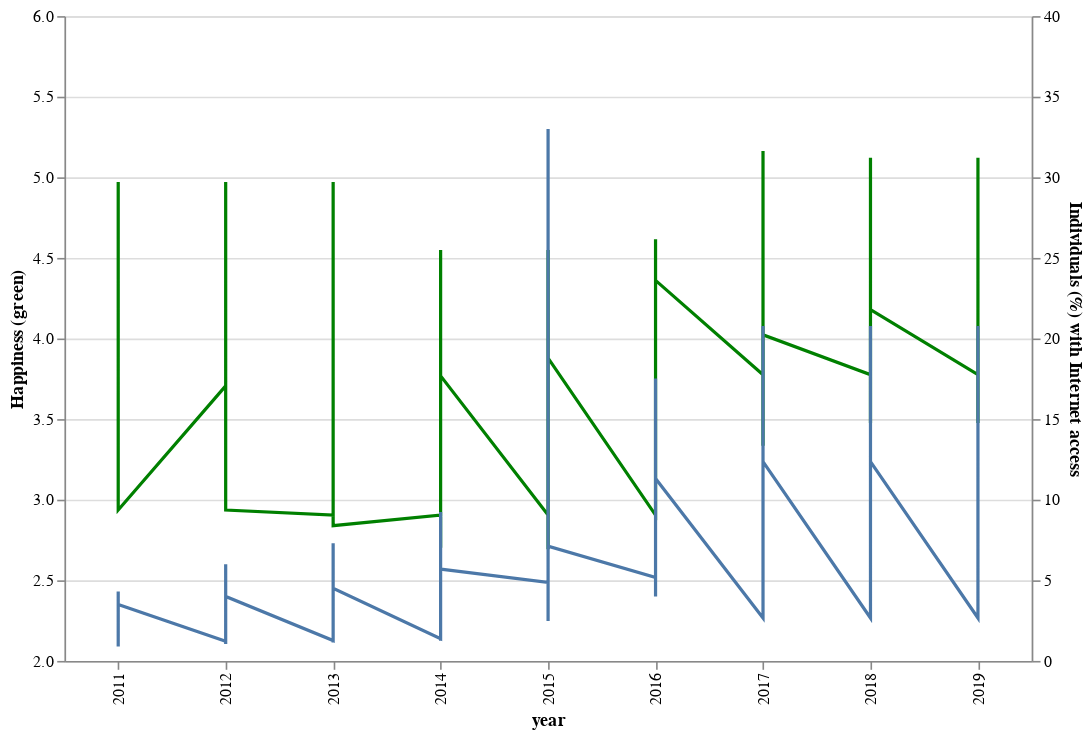

Notebook cell for this chart:
### Code cell
# dropdown filter
countries = bottom10GDP["Country name"].unique()
country_dropdown = alt.binding_select(options=countries)
country_select = alt.selection_single(
    fields=["Country name"],
    bind=country_dropdown,
    name="Country",
)

# Create scatter plot
chart_hap = (
    alt.Chart(bottom10GDP)
    .mark_line(color="green")
    .encode(x="year:O",
            y=alt.Y("Life Ladder",scale=alt.Scale(domain=[2, 6]), title="Happiness (green)")
    )
)

chart_gdp = (
    alt.Chart(bottom10GDP)
    .mark_line()
    .encode(x="year:O",
            y=alt.Y("Individuals (%) with Internet access",scale=alt.Scale(domain=[0, 40]))
    )
)

chart = chart_hap+chart_gdp
chart = chart.add_selection(country_select).transform_filter(country_select)
chart = chart.properties(width=600, height=400).resolve_scale(y = 'independent')
chart

### Figure 1 — Vega-Lite specification as saved in the notebook (floating-point values rounded to 4 significant figures)
{"config": {"view": {"continuousWidth": 400, "continuousHeight": 300}}, "layer": [{"mark": {"type": "line", "color": "green"}, "encoding": {"x": {"type": "ordinal", "field": "year"}, "y": {"type": "quantitative", "field": "Life Ladder", "scale": {"domain": [2, 6]}, "title": "Happiness (green)"}}, "selection": {"Country": {"type": "single", "fields": ["Country name"], "bind": {"input": "select", "options": ["Burundi", "Central African Republic", "Chad", "Congo, Dem. Rep.", "Liberia", "Madagascar", "Malawi", "Mozambique", "Niger", "Togo"]}}}}, {"mark": "line", "encoding": {"x": {"type": "ordinal", "field": "year"}, "y": {"type": "quantitative", "field": "Individuals (%) with Internet access", "scale": {"domain": [0, 40]}}}}], "data": {"name": "data-2d4f042f9381ceb6350c6b97804787f5"}, "height": 400, "resolve": {"scale": {"y": "independent"}}, "transform": [{"filter": {"selection": "Country"}}], "width": 600, "$schema": "https://vega.github.io/schema/vega-lite/v4.8.1.json", "datasets": {"data-2d4f042f9381ceb6350c6b97804787f5": [{"Country name": "Burundi", "year": 2011, "Life Ladder": 3.706, "Log GDP per capita": 6.748, "Social support": 0.4222, "Healthy life expectancy at birth": 50.68, "Freedom to make life choices": 0.4899, "Generosity": -0.06243, "Perceptions of corruption": 0.6771, "Positive affect": 0.6889, "Negative affect": 0.1903, "Individuals (%) with Internet access": 1.11}, {"Country name": "Burundi", "year": 2012, "Life Ladder": 3.706, "Log GDP per capita": 6.748, "Social support": 0.4222, "Healthy life expectancy at birth": 50.68, "Freedom to make life choices": 0.4899, "Generosity": -0.06243, "Perceptions of corruption": 0.6771, "Positive affect": 0.6889, "Negative affect": 0.1903, "Individuals (%) with Internet access": 1.22}, {"Country name": "Burundi", "year": 2013, "Life Ladder": 2.905, "Log GDP per capita": 6.787, "Social support": 0.5647, "Healthy life expectancy at birth": 51.82, "Freedom to make life choices": 0.4314, "Generosity": -0.0588, "Perceptions of corruption": 0.8076, "Positive affect": 0.6557, "Negative affect": 0.2511, "Individuals (%) with Internet access": 1.264}, {"Country name": "Burundi", "year": 2014, "Life Ladder": 2.905, "Log GDP per capita": 6.787, "Social support": 0.5647, "Healthy life expectancy at birth": 51.82, "Freedom to make life choices": 0.4314, "Generosity": -0.0588, "Perceptions of corruption": 0.8076, "Positive affect": 0.6557, "Negative affect": 0.2511, "Individuals (%) with Internet access": 1.38}, {"Country name": "Burundi", "year": 2015, "Life Ladder": 2.905, "Log GDP per capita": 6.787, "Social support": 0.5647, "Healthy life expectancy at birth": 51.82, "Freedom to make life choices": 0.4314, "Generosity": -0.0588, "Perceptions of corruption": 0.8076, "Positive affect": 0.6557, "Negative affect": 0.2511, "Individuals (%) with Internet access": 4.866}, {"Country name": "Burundi", "year": 2016, "Life Ladder": 2.905, "Log GDP per capita": 6.787, "Social support": 0.5647, "Healthy life expectancy at birth": 51.82, "Freedom to make life choices": 0.4314, "Generosity": -0.0588, "Perceptions of corruption": 0.8076, "Positive affect": 0.6557, "Negative affect": 0.2511, "Individuals (%) with Internet access": 5.174}, {"Country name": "Burundi", "year": 2017, "Life Ladder": 3.775, "Log GDP per capita": 6.635, "Social support": 0.4847, "Healthy life expectancy at birth": 53.4, "Freedom to make life choices": 0.6464, "Generosity": -0.02388, "Perceptions of corruption": 0.5986, "Positive affect": 0.6664, "Negative affect": 0.3628, "Individuals (%) with Internet access": 2.661}, {"Country name": "Burundi", "year": 2018, "Life Ladder": 3.775, "Log GDP per capita": 6.635, "Social support": 0.4847, "Healthy life expectancy at birth": 53.4, "Freedom to make life choices": 0.6464, "Generosity": -0.02388, "Perceptions of corruption": 0.5986, "Positive affect": 0.6664, "Negative affect": 0.3628, "Individuals (%) with Internet access": 2.661}, {"Country name": "Burundi", "year": 2019, "Life Ladder": 3.775, "Log GDP per capita": 6.635, "Social support": 0.4847, "Healthy life expectancy at birth": 53.4, "Freedom to make life choices": 0.6464, "Generosity": -0.02388, "Perceptions of corruption": 0.5986, "Positive affect": 0.6664, "Negative affect": 0.3628, "Individuals (%) with Internet access": 2.661}, {"Country name": "Central African Republic", "year": 2011, "Life Ladder": 3.678, "Log GDP per capita": 7.125, "Social support": 0.3874, "Healthy life expectancy at birth": 43.08, "Freedom to make life choices": 0.78, "Generosity": -0.01584, "Perceptions of corruption": 0.8345, "Positive affect": 0.5241, "Negative affect": 0.2772, "Individuals (%) with Internet access": 2.2}, {"Country name": "Central African Republic", "year": 2012, "Life Ladder": 3.678, "Log GDP per capita": 7.125, "Social support": 0.3874, "Healthy life expectancy at birth": 43.08, "Freedom to make life choices": 0.78, "Generosity": -0.01584, "Perceptions of corruption": 0.8345, "Positive affect": 0.5241, "Negative affect": 0.2772, "Individuals (%) with Internet access": 3.0}, {"Country name": "Central African Republic", "year": 2013, "Life Ladder": 3.678, "Log GDP per capita": 7.125, "Social support": 0.3874, "Healthy life expectancy at birth": 43.08, "Freedom to make life choices": 0.78, "Generosity": -0.01584, "Perceptions of corruption": 0.8345, "Positive affect": 0.5241, "Negative affect": 0.2772, "Individuals (%) with Internet access": 3.4}, {"Country name": "Central African Republic", "year": 2014, "Life Ladder": 3.678, "Log GDP per capita": 7.125, "Social support": 0.3874, "Healthy life expectancy at birth": 43.08, "Freedom to make life choices": 0.78, "Generosity": -0.01584, "Perceptions of corruption": 0.8345, "Positive affect": 0.5241, "Negative affect": 0.2772, "Individuals (%) with Internet access": 3.6}, {"Country name": "Central African Republic", "year": 2015, "Life Ladder": 2.693, "Log GDP per capita": 6.785, "Social support": 0.2902, "Healthy life expectancy at birth": 44.9, "Freedom to make life choices": 0.6241, "Generosity": 0.03262, "Perceptions of corruption": 0.8591, "Positive affect": 0.5787, "Negative affect": 0.4943, "Individuals (%) with Internet access": 3.8}, {"Country name": "Central African Republic", "year": 2016, "Life Ladder": 3.476, "Log GDP per capita": 6.817, "Social support": 0.3196, "Healthy life expectancy at birth": 45.2, "Freedom to make life choices": 0.6453, "Generosity": 0.07279, "Perceptions of corruption": 0.8896, "Positive affect": 0.6139, "Negative affect": 0.5993, "Individuals (%) with Internet access": 4.0}, {"Country name": "Central African Republic", "year": 2017, "Life Ladder": 3.476, "Log GDP per capita": 6.817, "Social support": 0.3196, "Healthy life expectancy at birth": 45.2, "Freedom to make life choices": 0.6453, "Generosity": 0.07279, "Perceptions of corruption": 0.8896, "Positive affect": 0.6139, "Negative affect": 0.5993, "Individuals (%) with Internet access": 4.339}, {"Country name": "Central African Republic", "year": 2018, "Life Ladder": 3.476, "Log GDP per capita": 6.817, "Social support": 0.3196, "Healthy life expectancy at birth": 45.2, "Freedom to make life choices": 0.6453, "Generosity": 0.07279, "Perceptions of corruption": 0.8896, "Positive affect": 0.6139, "Negative affect": 0.5993, "Individuals (%) with Internet access": 4.339}, {"Country name": "Central African Republic", "year": 2019, "Life Ladder": 3.476, "Log GDP per capita": 6.817, "Social support": 0.3196, "Healthy life expectancy at birth": 45.2, "Freedom to make life choices": 0.6453, "Generosity": 0.07279, "Perceptions of corruption": 0.8896, "Positive affect": 0.6139, "Negative affect": 0.5993, "Individuals (%) with Internet access": 4.339}, {"Country name": "Chad", "year": 2011, "Life Ladder": 4.033, "Log GDP per capita": 7.476, "Social support": 0.6729, "Healthy life expectancy at birth": 45.74, "Freedom to make life choices": 0.5629, "Generosity": -0.03404, "Perceptions of corruption": 0.8845, "Positive affect": 0.5265, "Negative affect": 0.3157, "Individuals (%) with Internet access": 1.9}, {"Country name": "Chad", "year": 2012, "Life Ladder": 3.508, "Log GDP per capita": 7.498, "Social support": 0.7141, "Healthy life expectancy at birth": 46.06, "Freedom to make life choices": 0.4882, "Generosity": -0.04546, "Perceptions of corruption": 0.882, "Positive affect": 0.4616, "Negative affect": 0.3142, "Individuals (%) with Internet access": 2.1}, {"Country name": "Chad", "year": 2013, "Life Ladder": 3.46, "Log GDP per capita": 7.532, "Social support": 0.7331, "Healthy life expectancy at birth": 46.38, "Freedom to make life choices": 0.5668, "Generosity": -0.06986, "Perceptions of corruption": 0.8809, "Positive affect": 0.5364, "Negative affect": 0.3285, "Individuals (%) with Internet access": 2.5}, {"Country name": "Chad", "year": 2014, "Life Ladder": 4.323, "Log GDP per capita": 7.527, "Social support": 0.7513, "Healthy life expectancy at birth": 46.7, "Freedom to make life choices": 0.4744, "Generosity": -0.02866, "Perceptions of corruption": 0.8886, "Positive affect": 0.6067, "Negative affect": 0.3584, "Individuals (%) with Internet access": 2.9}, {"Country name": "Chad", "year": 2015, "Life Ladder": 4.029, "Log GDP per capita": 7.431, "Social support": 0.6162, "Healthy life expectancy at birth": 47.2, "Freedom to make life choices": 0.5252, "Generosity": 0.05205, "Perceptions of corruption": 0.8198, "Positive affect": 0.5825, "Negative affect": 0.4676, "Individuals (%) with Internet access": 3.5}, {"Country name": "Chad", "year": 2016, "Life Ladder": 4.559, "Log GDP per capita": 7.37, "Social support": 0.6606, "Healthy life expectancy at birth": 47.7, "Freedom to make life choices": 0.6148, "Generosity": 0.007875, "Perceptions of corruption": 0.7924, "Positive affect": 0.6275, "Negative affect": 0.5382, "Individuals (%) with Internet access": 5.0}, {"Country name": "Chad", "year": 2017, "Life Ladder": 4.486, "Log GDP per capita": 7.363, "Social support": 0.5773, "Healthy life expectancy at birth": 48.2, "Freedom to make life choices": 0.6504, "Generosity": 0.02424, "Perceptions of corruption": 0.7629, "Positive affect": 0.5527, "Negative affect": 0.5438, "Individuals (%) with Internet access": 6.5}, {"Country name": "Chad", "year": 2018, "Life Ladder": 4.251, "Log GDP per capita": 7.365, "Social support": 0.6405, "Healthy life expectancy at birth": 48.7, "Freedom to make life choices": 0.5372, "Generosity": 0.055, "Perceptions of corruption": 0.8323, "Positive affect": 0.5872, "Negative affect": 0.4601, "Individuals (%) with Internet access": 6.5}, {"Country name": "Chad", "year": 2019, "Life Ladder": 4.251, "Log GDP per capita": 7.365, "Social support": 0.6405, "Healthy life expectancy at birth": 48.7, "Freedom to make life choices": 0.5372, "Generosity": 0.055, "Perceptions of corruption": 0.8323, "Positive affect": 0.5872, "Negative affect": 0.4601, "Individuals (%) with Internet access": 6.5}, {"Country name": "Congo, Dem. Rep.", "year": 2011, "Life Ladder": 4.639, "Log GDP per capita": 6.832, "Social support": 0.7695, "Healthy life expectancy at birth": 50.78, "Freedom to make life choices": 0.5573, "Generosity": -0.03452, "Perceptions of corruption": 0.8074, "Positive affect": 0.634, "Negative affect": 0.2297, "Individuals (%) with Internet access": 1.2}, {"Country name": "Congo, Dem. Rep.", "year": 2012, "Life Ladder": 4.497, "Log GDP per capita": 6.88, "Social support": 0.8299, "Healthy life expectancy at birth": 51.22, "Freedom to make life choices": 0.4804, "Generosity": 0.01218, "Perceptions of corruption": 0.913, "Positive affect": 0.5892, "Negative affect": 0.1871, "Individuals (%) with Internet access": 1.68}, {"Country name": "Congo, Dem. Rep.", "year": 2013, "Life Ladder": 4.414, "Log GDP per capita": 6.937, "Social support": 0.8223, "Healthy life expectancy at birth": 51.66, "Freedom to make life choices": 0.5561, "Generosity": 0.009187, "Perceptions of corruption": 0.8137, "Positive affect": 0.5589, "Negative affect": 0.3046, "Individuals (%) with Internet access": 2.2}, {"Country name": "Congo, Dem. Rep.", "year": 2014, "Life Ladder": 3.903, "Log GDP per capita": 6.971, "Social support": 0.7672, "Healthy life expectancy at birth": 52.1, "Freedom to make life choices": 0.5738, "Generosity": -0.04759, "Perceptions of corruption": 0.8664, "Positive affect": 0.5891, "Negative affect": 0.301, "Individuals (%) with Internet access": 3.0}, {"Country name": "Congo, Dem. Rep.", "year": 2015, "Life Ladder": 4.522, "Log GDP per capita": 6.962, "Social support": 0.8642, "Healthy life expectancy at birth": 52.5, "Freedom to make life choices": 0.6374, "Generosity": -0.0244, "Perceptions of corruption": 0.875, "Positive affect": 0.6463, "Negative affect": 0.2224, "Individuals (%) with Internet access": 3.8}, {"Country name": "Congo, Dem. Rep.", "year": 2016, "Life Ladder": 4.311, "Log GDP per capita": 6.966, "Social support": 0.6697, "Healthy life expectancy at birth": 52.9, "Freedom to make life choices": 0.7042, "Generosity": 0.06838, "Perceptions of corruption": 0.8092, "Positive affect": 0.5505, "Negative affect": 0.4043, "Individuals (%) with Internet access": 6.21}, {"Country name": "Congo, Dem. Rep.", "year": 2017, "Life Ladder": 4.311, "Log GDP per capita": 6.966, "Social support": 0.6697, "Healthy life expectancy at birth": 52.9, "Freedom to make life choices": 0.7042, "Generosity": 0.06838, "Perceptions of corruption": 0.8092, "Positive affect": 0.5505, "Negative affect": 0.4043, "Individuals (%) with Internet access": 8.62}, {"Country name": "Congo, Dem. Rep.", "year": 2018, "Life Ladder": 4.311, "Log GDP per capita": 6.966, "Social support": 0.6697, "Healthy life expectancy at birth": 52.9, "Freedom to make life choices": 0.7042, "Generosity": 0.06838, "Perceptions of corruption": 0.8092, "Positive affect": 0.5505, "Negative affect": 0.4043, "Individuals (%) with Internet access": 8.62}, {"Country name": "Congo, Dem. Rep.", "year": 2019, "Life Ladder": 4.311, "Log GDP per capita": 6.966, "Social support": 0.6697, "Healthy life expectancy at birth": 52.9, "Freedom to make life choices": 0.7042, "Generosity": 0.06838, "Perceptions of corruption": 0.8092, "Positive affect": 0.5505, "Negative affect": 0.4043, "Individuals (%) with Internet access": 8.62}, {"Country name": "Liberia", "year": 2011, "Life Ladder": 4.571, "Log GDP per capita": 7.391, "Social support": 0.7083, "Healthy life expectancy at birth": 53.28, "Freedom to make life choices": 0.5905, "Generosity": -0.02985, "Perceptions of corruption": 0.869, "Positive affect": 0.5428, "Negative affect": 0.4429, "Individuals (%) with Internet access": 2.5}, {"Country name": "Liberia", "year": 2012, "Life Ladder": 4.571, "Log GDP per capita": 7.391, "Social support": 0.7083, "Healthy life expectancy at birth": 53.28, "Freedom to make life choices": 0.5905, "Generosity": -0.02985, "Perceptions of corruption": 0.869, "Positive affect": 0.5428, "Negative affect": 0.4429, "Individuals (%) with Internet access": 2.6}, {"Country name": "Liberia", "year": 2013, "Life Ladder": 4.571, "Log GDP per capita": 7.391, "Social support": 0.7083, "Healthy life expectancy at birth": 53.28, "Freedom to make life choices": 0.5905, "Generosity": -0.02985, "Perceptions of corruption": 0.869, "Positive affect": 0.5428, "Negative affect": 0.4429, "Individuals (%) with Internet access": 3.2}, {"Country name": "Liberia", "year": 2014, "Life Ladder": 2.702, "Log GDP per capita": 7.365, "Social support": 0.6377, "Healthy life expectancy at birth": 53.7, "Freedom to make life choices": 0.6714, "Generosity": -0.06149, "Perceptions of corruption": 0.9027, "Positive affect": 0.5051, "Negative affect": 0.3885, "Individuals (%) with Internet access": 5.41}, {"Country name": "Liberia", "year": 2015, "Life Ladder": 3.355, "Log GDP per capita": 7.324, "Social support": 0.6426, "Healthy life expectancy at birth": 54.5, "Freedom to make life choices": 0.7635, "Generosity": 0.03305, "Perceptions of corruption": 0.9013, "Positive affect": 0.6355, "Negative affect": 0.509, "Individuals (%) with Internet access": 33.0}, {"Country name": "Liberia", "year": 2016, "Life Ladder": 4.424, "Log GDP per capita": 7.324, "Social support": 0.6849, "Healthy life expectancy at birth": 55.3, "Freedom to make life choices": 0.7334, "Generosity": -0.01206, "Perceptions of corruption": 0.8668, "Positive affect": 0.6679, "Negative affect": 0.3913, "Individuals (%) with Internet access": 7.319}, {"Country name": "Liberia", "year": 2017, "Life Ladder": 4.135, "Log GDP per capita": 7.311, "Social support": 0.7268, "Healthy life expectancy at birth": 56.1, "Freedom to make life choices": 0.7658, "Generosity": 0.04986, "Perceptions of corruption": 0.8679, "Positive affect": 0.6597, "Negative affect": 0.4361, "Individuals (%) with Internet access": 7.984}, {"Country name": "Liberia", "year": 2018, "Life Ladder": 5.121, "Log GDP per capita": 7.264, "Social support": 0.7125, "Healthy life expectancy at birth": 56.9, "Freedom to make life choices": 0.7059, "Generosity": 0.05061, "Perceptions of corruption": 0.8285, "Positive affect": 0.6356, "Negative affect": 0.3891, "Individuals (%) with Internet access": 7.984}, {"Country name": "Liberia", "year": 2019, "Life Ladder": 5.121, "Log GDP per capita": 7.264, "Social support": 0.7125, "Healthy life expectancy at birth": 56.9, "Freedom to make life choices": 0.7059, "Generosity": 0.05061, "Perceptions of corruption": 0.8285, "Positive affect": 0.6356, "Negative affect": 0.3891, "Individuals (%) with Internet access": 7.984}, {"Country name": "Madagascar", "year": 2011, "Life Ladder": 3.551, "Log GDP per capita": 7.339, "Social support": 0.6731, "Healthy life expectancy at birth": 56.64, "Freedom to make life choices": 0.487, "Generosity": -0.05498, "Perceptions of corruption": 0.8536, "Positive affect": 0.6899, "Negative affect": 0.194, "Individuals (%) with Internet access": 1.9}, {"Country name": "Madagascar", "year": 2012, "Life Ladder": 3.816, "Log GDP per capita": 7.334, "Social support": 0.6725, "Healthy life expectancy at birth": 57.06, "Freedom to make life choices": 0.4796, "Generosity": -0.0185, "Perceptions of corruption": 0.8677, "Positive affect": 0.7343, "Negative affect": 0.2412, "Individuals (%) with Internet access": 2.3}, {"Country name": "Madagascar", "year": 2013, "Life Ladder": 3.676, "Log GDP per capita": 7.34, "Social support": 0.6552, "Healthy life expectancy at birth": 57.48, "Freedom to make life choices": 0.5288, "Generosity": -0.02318, "Perceptions of corruption": 0.7911, "Positive affect": 0.7476, "Negative affect": 0.1922, "Individuals (%) with Internet access": 3.0}, {"Country name": "Madagascar", "year": 2014, "Life Ladder": 3.593, "Log GDP per capita": 7.344, "Social support": 0.6467, "Healthy life expectancy at birth": 57.9, "Freedom to make life choices": 0.5448, "Generosity": -0.04082, "Perceptions of corruption": 0.861, "Positive affect": 0.8018, "Negative affect": 0.2262, "Individuals (%) with Internet access": 3.7}, {"Country name": "Madagascar", "year": 2015, "Life Ladder": 3.663, "Log GDP per capita": 7.356, "Social support": 0.7465, "Healthy life expectancy at birth": 58.3, "Freedom to make life choices": 0.5696, "Generosity": -0.06898, "Perceptions of corruption": 0.8642, "Positive affect": 0.8132, "Negative affect": 0.2043, "Individuals (%) with Internet access": 4.174}, {"Country name": "Madagascar", "year": 2016, "Life Ladder": 4.079, "Log GDP per capita": 7.368, "Social support": 0.6263, "Healthy life expectancy at birth": 58.7, "Freedom to make life choices": 0.5703, "Generosity": -0.0333, "Perceptions of corruption": 0.8473, "Positive affect": 0.7517, "Negative affect": 0.3748, "Individuals (%) with Internet access": 4.714}, {"Country name": "Madagascar", "year": 2017, "Life Ladder": 4.071, "Log GDP per capita": 7.386, "Social support": 0.6655, "Healthy life expectancy at birth": 59.1, "Freedom to make life choices": 0.5515, "Generosity": 0.002596, "Perceptions of corruption": 0.8891, "Positive affect": 0.7523, "Negative affect": 0.362, "Individuals (%) with Internet access": 4.714}, {"Country name": "Madagascar", "year": 2018, "Life Ladder": 4.339, "Log GDP per capita": 7.406, "Social support": 0.7006, "Healthy life expectancy at birth": 59.5, "Freedom to make life choices": 0.5495, "Generosity": -0.01247, "Perceptions of corruption": 0.72, "Positive affect": 0.7232, "Negative affect": 0.304, "Individuals (%) with Internet access": 4.714}, {"Country name": "Madagascar", "year": 2019, "Life Ladder": 4.339, "Log GDP per capita": 7.406, "Social support": 0.7006, "Healthy life expectancy at birth": 59.5, "Freedom to make life choices": 0.5495, "Generosity": -0.01247, "Perceptions of corruption": 0.72, "Positive affect": 0.7232, "Negative affect": 0.304, "Individuals (%) with Internet access": 4.714}, {"Country name": "Malawi", "year": 2011, "Life Ladder": 4.279, "Log GDP per capita": 6.885, "Social support": 0.6037, "Healthy life expectancy at birth": 52.44, "Freedom to make life choices": 0.6374, "Generosity": 0.1692, "Perceptions of corruption": 0.8858, "Positive affect": 0.8156, "Negative affect": 0.2005, "Individuals (%) with Internet access": 3.33}, {"Country name": "Malawi", "year": 2012, "Life Ladder": 4.035, "Log GDP per capita": 6.907, "Social support": 0.5632, "Healthy life expectancy at birth": 53.46, "Freedom to make life choices": 0.752, "Generosity": 0.07846, "Perceptions of corruption": 0.8567, "Positive affect": 0.8085, "Negative affect": 0.2478, "Individuals (%) with Internet access": 4.351}, {"Country name": "Malawi", "year": 2013, "Life Ladder": 4.563, "Log GDP per capita": 6.935, "Social support": 0.5116, "Healthy life expectancy at birth": 54.48, "Freedom to make life choices": 0.7858, "Generosity": 0.06109, "Perceptions of corruption": 0.824, "Positive affect": 0.7037, "Negative affect": 0.2627, "Individuals (%) with Internet access": 5.05}, {"Country name": "Malawi", "year": 2014, "Life Ladder": 3.868, "Log GDP per capita": 6.935, "Social support": 0.4944, "Healthy life expectancy at birth": 55.5, "Freedom to make life choices": 0.8014, "Generosity": 0.05807, "Perceptions of corruption": 0.8348, "Positive affect": 0.6326, "Negative affect": 0.2598, "Individuals (%) with Internet access": 5.83}, {"Country name": "Malawi", "year": 2015, "Life Ladder": 3.476, "Log GDP per capita": 6.932, "Social support": 0.5243, "Healthy life expectancy at birth": 56.2, "Freedom to make life choices": 0.8099, "Generosity": 0.06586, "Perceptions of corruption": 0.8236, "Positive affect": 0.6031, "Negative affect": 0.3247, "Individuals (%) with Internet access": 5.3}, {"Country name": "Malawi", "year": 2016, "Life Ladder": 3.417, "Log GDP per capita": 6.945, "Social support": 0.5554, "Healthy life expectancy at birth": 56.9, "Freedom to make life choices": 0.8479, "Generosity": 0.02489, "Perceptions of corruption": 0.7346, "Positive affect": 0.6087, "Negative affect": 0.3121, "Individuals (%) with Internet access": 11.47}, {"Country name": "Malawi", "year": 2017, "Life Ladder": 3.335, "Log GDP per capita": 6.949, "Social support": 0.5278, "Healthy life expectancy at birth": 57.6, "Freedom to make life choices": 0.7989, "Generosity": 0.07272, "Perceptions of corruption": 0.766, "Positive affect": 0.5863, "Negative affect": 0.3649, "Individuals (%) with Internet access": 13.78}, {"Country name": "Malawi", "year": 2018, "Life Ladder": 3.869, "Log GDP per capita": 6.966, "Social support": 0.549, "Healthy life expectancy at birth": 58.3, "Freedom to make life choices": 0.7649, "Generosity": 0.003597, "Perceptions of corruption": 0.6802, "Positive affect": 0.5367, "Negative affect": 0.3482, "Individuals (%) with Internet access": 13.78}, {"Country name": "Malawi", "year": 2019, "Life Ladder": 3.869, "Log GDP per capita": 6.966, "Social support": 0.549, "Healthy life expectancy at birth": 58.3, "Freedom to make life choices": 0.7649, "Generosity": 0.003597, "Perceptions of corruption": 0.6802, "Positive affect": 0.5367, "Negative affect": 0.3482, "Individuals (%) with Internet access": 13.78}, {"Country name": "Mozambique", "year": 2011, "Life Ladder": 4.971, "Log GDP per capita": 6.979, "Social support": 0.8176, "Healthy life expectancy at birth": 48.32, "Freedom to make life choices": 0.6392, "Generosity": -0.0242, "Perceptions of corruption": 0.7188, "Positive affect": 0.592, "Negative affect": 0.2434, "Individuals (%) with Internet access": 4.3}, {"Country name": "Mozambique", "year": 2012, "Life Ladder": 4.971, "Log GDP per capita": 6.979, "Social support": 0.8176, "Healthy life expectancy at birth": 48.32, "Freedom to make life choices": 0.6392, "Generosity": -0.0242, "Perceptions of corruption": 0.7188, "Positive affect": 0.592, "Negative affect": 0.2434, "Individuals (%) with Internet access": 6.0}, {"Country name": "Mozambique", "year": 2013, "Life Ladder": 4.971, "Log GDP per capita": 6.979, "Social support": 0.8176, "Healthy life expectancy at birth": 48.32, "Freedom to make life choices": 0.6392, "Generosity": -0.0242, "Perceptions of corruption": 0.7188, "Positive affect": 0.592, "Negative affect": 0.2434, "Individuals (%) with Internet access": 7.294}, {"Country name": "Mozambique", "year": 2014, "Life Ladder": 4.55, "Log GDP per capita": 7.141, "Social support": 0.6659, "Healthy life expectancy at birth": 51.2, "Freedom to make life choices": 0.8132, "Generosity": 0.08873, "Perceptions of corruption": 0.6316, "Positive affect": 0.5645, "Negative affect": 0.3396, "Individuals (%) with Internet access": 9.236}, {"Country name": "Mozambique", "year": 2015, "Life Ladder": 4.55, "Log GDP per capita": 7.141, "Social support": 0.6659, "Healthy life expectancy at birth": 51.2, "Freedom to make life choices": 0.8132, "Generosity": 0.08873, "Perceptions of corruption": 0.6316, "Positive affect": 0.5645, "Negative affect": 0.3396, "Individuals (%) with Internet access": 16.93}, {"Country name": "Mozambique", "year": 2016, "Life Ladder": 4.28, "Log GDP per capita": 7.157, "Social support": 0.6785, "Healthy life expectancy at birth": 53.2, "Freedom to make life choices": 0.8227, "Generosity": -0.02996, "Perceptions of corruption": 0.6821, "Positive affect": 0.6484, "Negative affect": 0.3532, "Individuals (%) with Internet access": 17.52}, {"Country name": "Mozambique", "year": 2017, "Life Ladder": 4.654, "Log GDP per capita": 7.162, "Social support": 0.7385, "Healthy life expectancy at birth": 54.2, "Freedom to make life choices": 0.8966, "Generosity": 0.04856, "Perceptions of corruption": 0.6912, "Positive affect": 0.6396, "Negative affect": 0.3973, "Individuals (%) with Internet access": 20.77}, {"Country name": "Mozambique", "year": 2018, "Life Ladder": 4.932, "Log GDP per capita": 7.155, "Social support": 0.7423, "Healthy life expectancy at birth": 55.2, "Freedom to make life choices": 0.8698, "Generosity": 0.07275, "Perceptions of corruption": 0.6819, "Positive affect": 0.5873, "Negative affect": 0.3841, "Individuals (%) with Internet access": 20.77}, {"Country name": "Mozambique", "year": 2019, "Life Ladder": 4.932, "Log GDP per capita": 7.155, "Social support": 0.7423, "Healthy life expectancy at birth": 55.2, "Freedom to make life choices": 0.8698, "Generosity": 0.07275, "Perceptions of corruption": 0.6819, "Positive affect": 0.5873, "Negative affect": 0.3841, "Individuals (%) with Internet access": 20.77}, {"Country name": "Niger", "year": 2011, "Life Ladder": 3.798, "Log GDP per capita": 6.987, "Social support": 0.7001, "Healthy life expectancy at birth": 50.44, "Freedom to make life choices": 0.7344, "Generosity": -0.0635, "Perceptions of corruption": 0.7773, "Positive affect": 0.6025, "Negative affect": 0.1416, "Individuals (%) with Internet access": 0.9}, {"Country name": "Niger", "year": 2012, "Life Ladder": 3.716, "Log GDP per capita": 7.002, "Social support": 0.6958, "Healthy life expectancy at birth": 50.96, "Freedom to make life choices": 0.8254, "Generosity": -0.07743, "Perceptions of corruption": 0.711, "Positive affect": 0.6502, "Negative affect": 0.2081, "Individuals (%) with Internet access": 1.05}, {"Country name": "Niger", "year": 2013, "Life Ladder": 4.181, "Log GDP per capita": 7.027, "Social support": 0.7525, "Healthy life expectancy at birth": 51.48, "Freedom to make life choices": 0.6876, "Generosity": -0.04632, "Perceptions of corruption": 0.6047, "Positive affect": 0.6776, "Negative affect": 0.2047, "Individuals (%) with Internet access": 1.15}, {"Country name": "Niger", "year": 2014, "Life Ladder": 3.671, "Log GDP per capita": 7.03, "Social support": 0.713, "Healthy life expectancy at birth": 52.0, "Freedom to make life choices": 0.7281, "Generosity": -0.03214, "Perceptions of corruption": 0.7025, "Positive affect": 0.6819, "Negative affect": 0.2184, "Individuals (%) with Internet access": 1.249}, {"Country name": "Niger", "year": 2015, "Life Ladder": 4.235, "Log GDP per capita": 7.047, "Social support": 0.6828, "Healthy life expectancy at birth": 52.5, "Freedom to make life choices": 0.7019, "Generosity": -0.01574, "Perceptions of corruption": 0.8145, "Positive affect": 0.6749, "Negative affect": 0.3254, "Individuals (%) with Internet access": 2.476}, {"Country name": "Niger", "year": 2016, "Life Ladder": 4.616, "Log GDP per capita": 7.058, "Social support": 0.5821, "Healthy life expectancy at birth": 53.0, "Freedom to make life choices": 0.6836, "Generosity": -0.03025, "Perceptions of corruption": 0.7777, "Positive affect": 0.7312, "Negative affect": 0.4265, "Individuals (%) with Internet access": 4.323}, {"Country name": "Niger", "year": 2017, "Life Ladder": 5.164, "Log GDP per capita": 7.087, "Social support": 0.612, "Healthy life expectancy at birth": 53.5, "Freedom to make life choices": 0.7907, "Generosity": 0.008891, "Perceptions of corruption": 0.6372, "Positive affect": 0.7706, "Negative affect": 0.5026, "Individuals (%) with Internet access": 10.22}, {"Country name": "Niger", "year": 2018, "Life Ladder": 5.004, "Log GDP per capita": 7.106, "Social support": 0.677, "Healthy life expectancy at birth": 54.0, "Freedom to make life choices": 0.8314, "Generosity": 0.02596, "Perceptions of corruption": 0.7289, "Positive affect": 0.8159, "Negative affect": 0.3044, "Individuals (%) with Internet access": 5.25}, {"Country name": "Niger", "year": 2019, "Life Ladder": 5.004, "Log GDP per capita": 7.106, "Social support": 0.677, "Healthy life expectancy at birth": 54.0, "Freedom to make life choices": 0.8314, "Generosity": 0.02596, "Perceptions of corruption": 0.7289, "Positive affect": 0.8159, "Negative affect": 0.3044, "Individuals (%) with Internet access": 5.25}, {"Country name": "Togo", "year": 2011, "Life Ladder": 2.936, "Log GDP per capita": 7.146, "Social support": 0.303, "Healthy life expectancy at birth": 51.58, "Freedom to make life choices": 0.5841, "Generosity": -0.06982, "Perceptions of corruption": 0.832, "Positive affect": 0.4803, "Negative affect": 0.3954, "Individuals (%) with Internet access": 3.5}, {"Country name": "Togo", "year": 2012, "Life Ladder": 2.936, "Log GDP per capita": 7.146, "Social support": 0.303, "Healthy life expectancy at birth": 51.58, "Freedom to make life choices": 0.5841, "Generosity": -0.06982, "Perceptions of corruption": 0.832, "Positive affect": 0.4803, "Negative affect": 0.3954, "Individuals (%) with Internet access": 4.0}, {"Country name": "Togo", "year": 2013, "Life Ladder": 2.839, "Log GDP per capita": 7.247, "Social support": 0.4443, "Healthy life expectancy at birth": 53.02, "Freedom to make life choices": 0.6632, "Generosity": -0.08471, "Perceptions of corruption": 0.7953, "Positive affect": 0.5827, "Negative affect": 0.4428, "Individuals (%) with Internet access": 4.5}, {"Country name": "Togo", "year": 2014, "Life Ladder": 3.768, "Log GDP per capita": 7.277, "Social support": 0.4786, "Healthy life expectancy at birth": 53.5, "Freedom to make life choices": 0.7716, "Generosity": -0.06868, "Perceptions of corruption": 0.7333, "Positive affect": 0.5988, "Negative affect": 0.4158, "Individuals (%) with Internet access": 5.7}, {"Country name": "Togo", "year": 2015, "Life Ladder": 3.879, "Log GDP per capita": 7.306, "Social support": 0.5094, "Healthy life expectancy at birth": 53.9, "Freedom to make life choices": 0.7303, "Generosity": -0.006936, "Perceptions of corruption": 0.815, "Positive affect": 0.6042, "Negative affect": 0.4829, "Individuals (%) with Internet access": 7.12}, {"Country name": "Togo", "year": 2016, "Life Ladder": 4.361, "Log GDP per capita": 7.324, "Social support": 0.5078, "Healthy life expectancy at birth": 54.3, "Freedom to make life choices": 0.7167, "Generosity": -0.04218, "Perceptions of corruption": 0.7255, "Positive affect": 0.6142, "Negative affect": 0.4258, "Individuals (%) with Internet access": 11.31}, {"Country name": "Togo", "year": 2017, "Life Ladder": 4.023, "Log GDP per capita": 7.348, "Social support": 0.5964, "Healthy life expectancy at birth": 54.7, "Freedom to make life choices": 0.612, "Generosity": -0.006869, "Perceptions of corruption": 0.8085, "Positive affect": 0.6084, "Negative affect": 0.4465, "Individuals (%) with Internet access": 12.36}, {"Country name": "Togo", "year": 2018, "Life Ladder": 4.179, "Log GDP per capita": 7.375, "Social support": 0.5387, "Healthy life expectancy at birth": 55.1, "Freedom to make life choices": 0.6174, "Generosity": 0.06477, "Perceptions of corruption": 0.7367, "Positive affect": 0.5902, "Negative affect": 0.4439, "Individuals (%) with Internet access": 12.36}, {"Country name": "Togo", "year": 2019, "Life Ladder": 4.179, "Log GDP per capita": 7.375, "Social support": 0.5387, "Healthy life expectancy at birth": 55.1, "Freedom to make life choices": 0.6174, "Generosity": 0.06477, "Perceptions of corruption": 0.7367, "Positive affect": 0.5902, "Negative affect": 0.4439, "Individuals (%) with Internet access": 12.36}]}}
